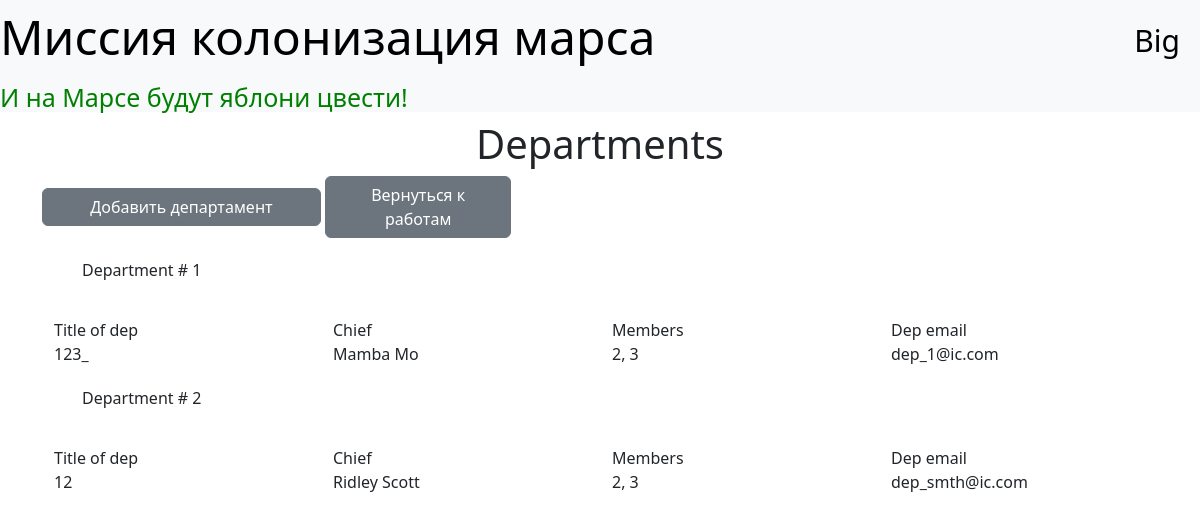
/departments (signed in), run on the app's committed database.
### data/users.py (models this page shows, shortened)
class User(SqlAlchemyBase, UserMixin, SerializerMixin):
    __tablename__ = 'users'
    id = Column(Integer, primary_key=True, autoincrement=True)
    surname = Column(String)
    name = Column(String)
    age = Column(Integer)
    position = Column(String)
    speciality = Column(String)
    address = Column(String)
    email = Column(String, unique=True)
    hashed_password = Column(String)
    city_from = Column(String)
    modified_date = Column(DateTime, default=datetime.datetime.now)

### data/departments.py (models this page shows)
class Department(SqlAlchemyBase, SerializerMixin):
    __tablename__ = 'departments'
    id = Column(Integer, primary_key=True, autoincrement=True)
    title = Column(String)
    chief = Column(Integer, ForeignKey('users.id'))
    members = Column(String)
    email = Column(String)

### Work.py (the view)
@app.route('/departments', methods=['GET', 'POST'])
@login_required
def departments():
    db_sess = db_session.create_session()
    dep = db_sess.query(User, Department).join(User, Department.chief == User.id).all()
    return render_template('departments.html', deps=dep)

### Work.py (called while the page is built)
@login_manager.user_loader
def load_user(user_id):
    db_sess = db_session.create_session()
    return db_sess.query(User).get(user_id)

### data/db_session.py (called while the page is built)
def create_session() -> Session:
    global __factory
    return __factory()

### templates/departments.html (shortened to what this page needs)
<!DOCTYPE html>
<html lang="en">
<head>
    <link href="https://cdn.jsdelivr.net/npm/bootstrap@5.3.3/dist/css/bootstrap.min.css" rel="stylesheet"
>
    <link rel="stylesheet" href="../../static/css/style.css">
    {% extends "base.html" %}
    {% block content %}
    <h1 style="text-align: center">Departments</h1>
    <a class="btn btn-secondary col-3" href="/add_dep">Добавить департамент</a>
    <a class="btn btn-secondary col-2" href="/">Вернуться к работам</a>
    {% for dep in deps %}
        <p>Department # {{ loop.index }}</p>
        <div class="container max-width">
            <div class="row">
                <div class="col">
                    Title of dep
                </div>
                <div class="col">
                    Chief
                </div>
                <div class="col">
                    Members
                </div>
                <div class="col">
                    Dep email
                </div>
            </div>
            <div class="row">
                <div class="col">
                    {{ dep[1].title}}
                </div>
                <div class="col">
                    {{ dep[0].name }} {{ dep[0].surname }}
                </div>
                <div class="col">
                    {{ dep[1].members }}
                </div>
                <div class="col">
                    {{ dep[1].email }}
                </div>
            </div>
            </div>
    {% endfor %}
    {% endblock %}

### templates/base.html (shortened to what this page needs)
<!DOCTYPE html>
<html lang="en">
<head>
    <link href="https://cdn.jsdelivr.net/npm/bootstrap@5.3.3/dist/css/bootstrap.min.css" rel="stylesheet"
>
    <link rel="stylesheet" href="../static/css/style.css">
</head>
<body>
<header>
    <nav>
        <div class="navbar navbar-light bg-light" >
            <h1 class="header-main">
                <a  href="/" class="navbar-brand bg-light header-main h1">Миссия колонизация марса</a>
            </h1>
            {% if current_user.is_authenticated %}
            <a  class="navbar-brand  bg-light" style="margin-right: 20px; font-size: 30px" href="/logout">{{ current_user.name }}</a>
            {% else %}
            <p>
                <a class="btn btn-primary " href="/register">Зарегистрироваться</a>
                <a class="btn btn-success" href="/login">Войти</a>
            </p>
            {% endif %}
        </div>
        <h1 style="color: green; font-size:25px" class="bg-light">И на Марсе будут яблони цвести!</h1>
    </nav>
</header>
<main role="main" class="container">
    {% block content %}
    {% endblock %}
</main>
</body>
</html>

### static/css/style.css (style rules this page uses)
p { margin-left: 20px; padding: 20px; }
a { color: black; background-color: black }
.header-main { font-size: 3rem }

### data on the page
User: name "Big"
User: title "123_", name "Mamba", surname "Mo", members "2, 3", email "dep_1@ic.com"
User: title "12", name "Ridley", surname "Scott", members "2, 3", email "dep_smth@ic.com"
